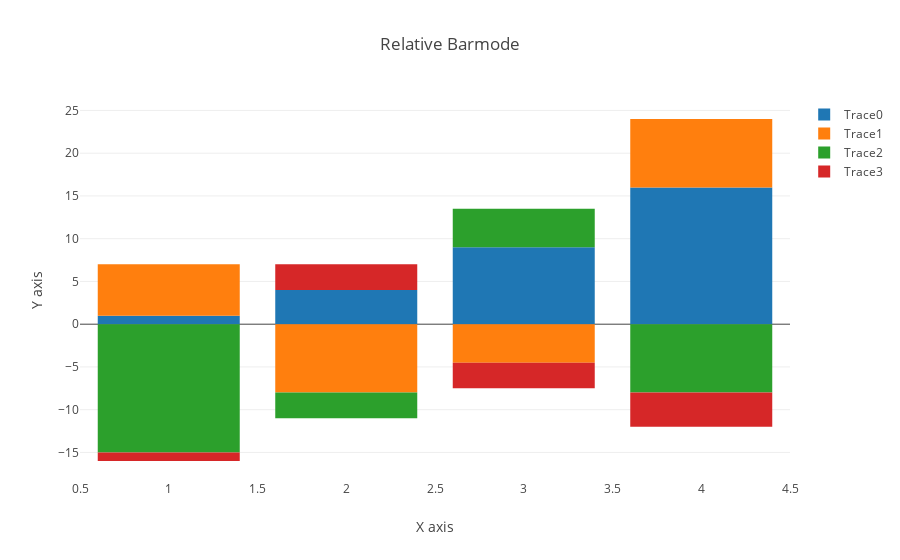

The notebook cell saved with this chart:
### Markdown cell above
# Bar Chart with Relative Barmode

### Code cell
x = [1, 2, 3, 4]
trace0 = {'x': x, 'y': [1, 4, 9, 16], 'name': 'Trace0', 'type': 'bar'}
trace1 = {'x': x, 'y': [6, -8, -4.5, 8], 'name': 'Trace1', 'type': 'bar'}
trace2 = {'x': x, 'y': [-15, -3, 4.5, -8], 'name': 'Trace2', 'type': 'bar'}
trace3 = {'x': x, 'y': [-1, 3, -3, -4], 'name': 'Trace3', 'type': 'bar'}

data = [trace0, trace1, trace2, trace3]
layout = {
    'xaxis': {'title': 'X axis'},
    'yaxis': {'title': 'Y axis'},
    # 这里的relative有点类似于stack，只不过区分正负值
    'barmode': 'relative',
    'title': 'Relative Barmode'
}
plotly.offline.iplot({'data': data, 'layout': layout}, filename='barmode-relative')

### Figure 1 — Plotly figure (JSON) as saved in the notebook; plotly's stock layout.template omitted (floating-point values rounded to 4 significant figures)
{"data": [{"name": "Trace0", "type": "bar", "uid": "7adfaec7-f30f-43b3-b2e3-57c1a244d82c", "x": [1, 2, 3, 4], "y": [1, 4, 9, 16]}, {"name": "Trace1", "type": "bar", "uid": "64d22210-8031-4247-9fe5-e3f7019bd160", "x": [1, 2, 3, 4], "y": [6, -8, -4.5, 8]}, {"name": "Trace2", "type": "bar", "uid": "b42267a5-dfd7-4124-a083-093484ea72e5", "x": [1, 2, 3, 4], "y": [-15, -3, 4.5, -8]}, {"name": "Trace3", "type": "bar", "uid": "42bfaad9-8a86-438d-905d-457efd82e994", "x": [1, 2, 3, 4], "y": [-1, 3, -3, -4]}], "layout": {"barmode": "relative", "title": "Relative Barmode", "xaxis": {"title": "X axis"}, "yaxis": {"title": "Y axis"}}}
